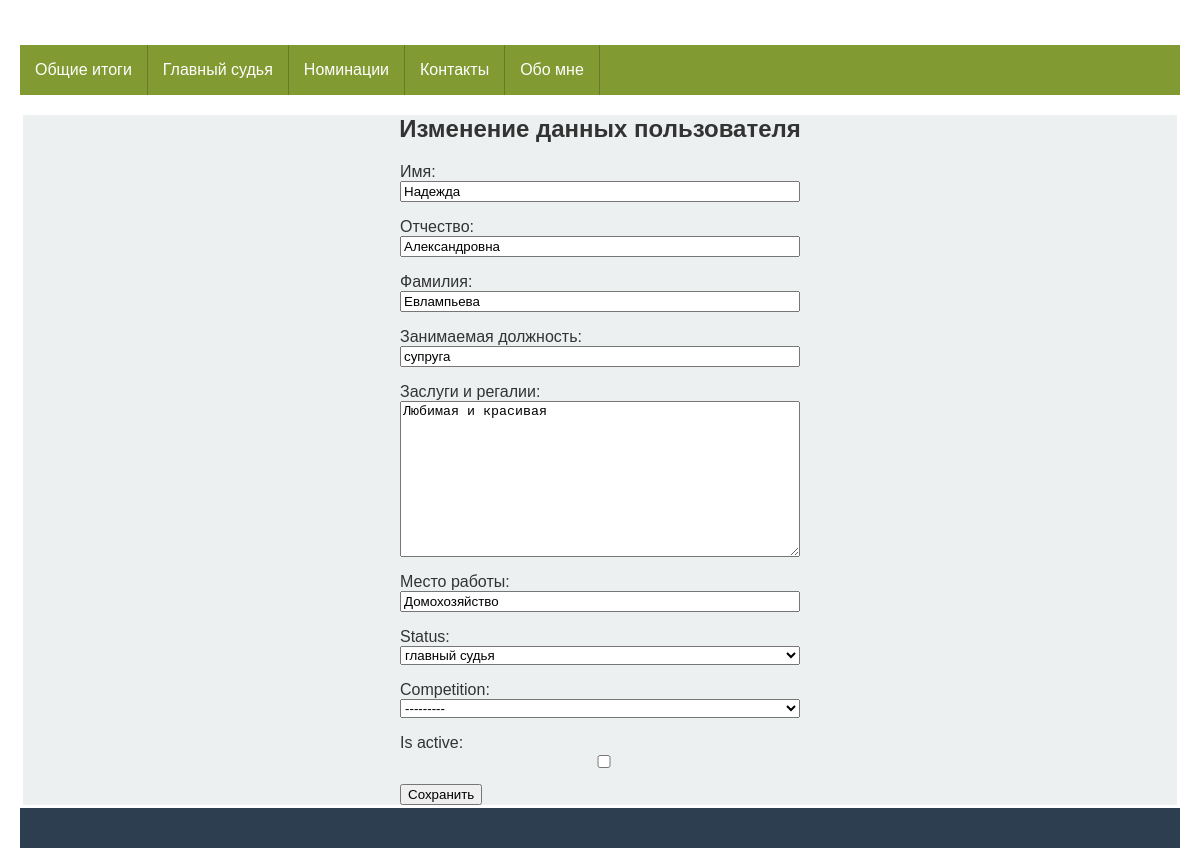
Screenshot of /first/edit_judge/22 with the database file from the repository.
### appfirst/models.py (models this page shows, shortened)
class User(models.Model):
    class Meta:
        abstract = True  # данное поле указывает, что класс абстрактный
    name = models.CharField(_('Имя'), max_length=25)
    patronymic = models.CharField(_('Отчество'), max_length=25, default=None)
    last_name = models.CharField(_('Фамилия'), max_length=25)
    is_active = models.BooleanField(_('Удалить'), default=True)

class Judge(User):
    class Meta:
        db_table = 'judges'
    post = models.CharField(_('Занимаемая должность'), max_length=100)
    regalia = models.TextField(_('Заслуги и регалии'), default=None)
    organization = models.CharField(_('Место работы'), max_length=100)
    status = models.CharField(_('Статус на соревнованиях'), max_length=1,
                              choices=STATUSES, default='O')
    competitions = models.ManyToManyField(Competition)

class Competition(models.Model):
    class Meta:
        db_table = 'competitions'
    name = models.CharField(_('Сокращенное название'), max_length=50)
    fullname = models.CharField(_('Полное наименование конкурса'), max_length=200,
                                default=None)
    date = models.DateField(_('Дата проведения'), default=None, null=True)
    active = models.BooleanField(_('Активен'), default=False)
    def __str__(self):
        return self.name

### appfirst/views.py (the view, shortened to what this page needs)
# urls.py: path('edit_judge/<int:pk>', edit_judge, name='edit_judge'),
def edit_judge(request, pk):
    judge = get_object_or_404(Judge, id=pk)
    if request.method == 'GET':
        context = {'form': UserForm(instance=judge), 'id': pk}
        return render(request, 'appfirst/edit_judge.html', context)

### appfirst/forms.py
class UserForm(forms.ModelForm):
    class Meta:
        model = Judge
        fields = ['name', 'patronymic', 'last_name', 'post', 'regalia', 'organization']
    status = forms.ChoiceField(choices=STATUSES)
    competition = forms.ModelChoiceField(
        queryset=Competition.objects.all().order_by('name'))
    is_active = forms.BooleanField(required=True)  # по умолчанию галочка на True

### appfirst/templates/appfirst/edit_judge.html (shortened to what this page needs)
{% extends 'base.html' %}
{% load static %}
{% block content %}
<h2 class="center">{% if id %} Изменение данных пользователя {% else %} Новый пользователь {% endif %}</h2>
<form method="post" novalidate>
    {{ form.as_p }}
    <input type="submit" value="Сохранить"/>
</form>
{% endblock content %}

### static/css/stylesheet.css (style rules this page uses)
body { margin: 0; }
* { box-sizing: border-box; }
.center { text-align: center; }
* { -moz-box-sizing: border-box; -webkit-box-sizing: border-box; box-sizing: border-box; }
html { color: #333333; font-size: 62.5%; }
body { font: normal 16px Tahoma, Geneva, Helvetica, sans-serif; margin: 0 auto; padding: 0; }
@media only all and (min-width: 760px) { body { padding: 20px; padding: 2rem; } }
form { max-width: 400px; margin: 0 auto; border: 1px solid # }
label, input, textarea, select { display: block; width: 100%; }
input[type='submit'] { display: inline-block; width: auto; }

### rows the page displays
Judge: name "Надежда", patronymic "Александровна", last_name "Евлампьева", post "супруга", regalia "Любимая и красивая", organization "Домохозяйство", status "главный судья"
